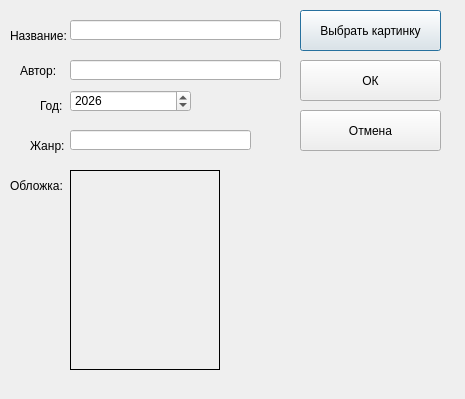
<?xml version="1.0" encoding="UTF-8"?>
<ui version="4.0">
 <class>Dialog</class>
 <widget class="QDialog" name="Dialog">
  <property name="geometry">
   <rect>
    <x>0</x>
    <y>0</y>
    <width>465</width>
    <height>399</height>
   </rect>
  </property>
  <property name="windowTitle">
   <string>Dialog</string>
  </property>
  <widget class="QLabel" name="label_title">
   <property name="geometry">
    <rect>
     <x>10</x>
     <y>20</y>
     <width>101</width>
     <height>31</height>
    </rect>
   </property>
   <property name="text">
    <string>Название:</string>
   </property>
  </widget>
  <widget class="QLineEdit" name="edit_title">
   <property name="geometry">
    <rect>
     <x>70</x>
     <y>20</y>
     <width>211</width>
     <height>20</height>
    </rect>
   </property>
  </widget>
  <widget class="QLabel" name="label_author">
   <property name="geometry">
    <rect>
     <x>20</x>
     <y>50</y>
     <width>91</width>
     <height>41</height>
    </rect>
   </property>
   <property name="text">
    <string>Автор:</string>
   </property>
  </widget>
  <widget class="QLineEdit" name="edit_author">
   <property name="geometry">
    <rect>
     <x>70</x>
     <y>60</y>
     <width>211</width>
     <height>20</height>
    </rect>
   </property>
  </widget>
  <widget class="QLabel" name="label_year">
   <property name="geometry">
    <rect>
     <x>40</x>
     <y>90</y>
     <width>81</width>
     <height>31</height>
    </rect>
   </property>
   <property name="text">
    <string>Год:</string>
   </property>
  </widget>
  <widget class="QSpinBox" name="edit_year">
   <property name="geometry">
    <rect>
     <x>70</x>
     <y>90</y>
     <width>121</width>
     <height>22</height>
    </rect>
   </property>
   <property name="minimum">
    <number>1000</number>
   </property>
   <property name="maximum">
    <number>2100</number>
   </property>
   <property name="value">
    <number>2026</number>
   </property>
  </widget>
  <widget class="QLabel" name="label_genre">
   <property name="geometry">
    <rect>
     <x>30</x>
     <y>130</y>
     <width>81</width>
     <height>31</height>
    </rect>
   </property>
   <property name="text">
    <string>Жанр:</string>
   </property>
  </widget>
  <widget class="QLineEdit" name="edit_genre">
   <property name="geometry">
    <rect>
     <x>70</x>
     <y>130</y>
     <width>181</width>
     <height>20</height>
    </rect>
   </property>
  </widget>
  <widget class="QLabel" name="label_image">
   <property name="geometry">
    <rect>
     <x>10</x>
     <y>170</y>
     <width>71</width>
     <height>31</height>
    </rect>
   </property>
   <property name="text">
    <string>Обложка:</string>
   </property>
  </widget>
  <widget class="QPushButton" name="btn_image">
   <property name="geometry">
    <rect>
     <x>300</x>
     <y>10</y>
     <width>141</width>
     <height>41</height>
    </rect>
   </property>
   <property name="text">
    <string>Выбрать картинку</string>
   </property>
  </widget>
  <widget class="QLabel" name="image_preview">
   <property name="geometry">
    <rect>
     <x>70</x>
     <y>170</y>
     <width>150</width>
     <height>200</height>
    </rect>
   </property>
   <property name="minimumSize">
    <size>
     <width>150</width>
     <height>200</height>
    </size>
   </property>
   <property name="maximumSize">
    <size>
     <width>150</width>
     <height>200</height>
    </size>
   </property>
   <property name="frameShape">
    <enum>QFrame::Box</enum>
   </property>
   <property name="text">
    <string/>
   </property>
   <property name="scaledContents">
    <bool>true</bool>
   </property>
   <property name="alignment">
    <set>Qt::AlignCenter</set>
   </property>
  </widget>
  <widget class="QPushButton" name="btn_ok">
   <property name="geometry">
    <rect>
     <x>300</x>
     <y>60</y>
     <width>141</width>
     <height>41</height>
    </rect>
   </property>
   <property name="text">
    <string>ОК</string>
   </property>
  </widget>
  <widget class="QPushButton" name="btn_cancel">
   <property name="geometry">
    <rect>
     <x>300</x>
     <y>110</y>
     <width>141</width>
     <height>41</height>
    </rect>
   </property>
   <property name="text">
    <string>Отмена</string>
   </property>
  </widget>
 </widget>
 <resources/>
 <connections/>
</ui>
